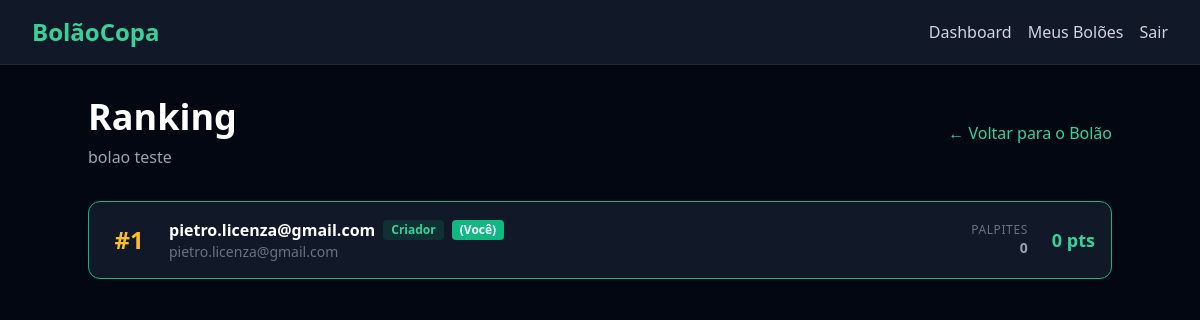
The app's page /pools/7/ranking/ (signed in) with its own data.
### pools/models.py (models this page shows, shortened)
class Pool(models.Model):
    name = models.CharField(max_length=100)
    description = models.TextField(blank=True)
    invite_token = models.UUIDField(default=uuid.uuid4, unique=True)
    created_by = models.ForeignKey(
        settings.AUTH_USER_MODEL,
        on_delete=models.CASCADE,
        related_name='created_pools',
    )
    created_at = models.DateTimeField(auto_now_add=True)
    updated_at = models.DateTimeField(auto_now=True)

### users/models.py (models this page shows, shortened)
class CustomUser(AbstractUser):
    email = models.EmailField(unique=True)
    created_at = models.DateTimeField(auto_now_add=True)
    updated_at = models.DateTimeField(auto_now=True)
    username = None
    USERNAME_FIELD = 'email'
    REQUIRED_FIELDS = []
    objects = CustomUserManager()

### rankings/views.py (the view)
class PoolRankingListView(LoginRequiredMixin, ListView):
    template_name = 'rankings/pool_ranking.html'
    context_object_name = 'ranking_items'
    def dispatch(self, request, *args, **kwargs):
        self.pool = get_object_or_404(Pool, pk=kwargs['pool_id'])
        if not PoolMember.objects.filter(
            pool=self.pool,
            user=request.user,
        ).exists():
            messages.error(request, 'Voce precisa ser membro deste bolao.')
            return redirect(reverse('pool_detail', kwargs={'pk': self.pool.pk}))
        return super().dispatch(request, *args, **kwargs)
    def get_queryset(self):
        members = PoolMember.objects.filter(
            pool=self.pool,
        ).select_related('user').annotate(
            total_points=Sum(
                'user__predictions__points',
                filter=Q(user__predictions__pool=self.pool),
            ),
            predictions_count=Count(
                'user__predictions',
                filter=Q(user__predictions__pool=self.pool),
            ),
        ).order_by('-total_points', 'joined_at')
        return members
    def get_context_data(self, **kwargs):
        context = super().get_context_data(**kwargs)
        items = []
        for index, m in enumerate(context['ranking_items'], start=1):
            items.append({
                'position': index,
                'name': m.user.get_full_name() or m.user.email,
                'email': m.user.email,
                'is_creator': m.user == self.pool.created_by,
                'is_current_user': m.user == self.request.user,
                'total_points': m.total_points or 0,
                'predictions_count': m.predictions_count or 0,
            })
        context['ranking_items'] = items
        context['pool'] = self.pool
        return context

### templates/rankings/pool_ranking.html (shortened to what this page needs)
{% extends 'base.html' %}
{% block content %}
<div class='max-w-5xl mx-auto'>
    <div class='flex items-center justify-between mb-8'>
        <div>
            <h1 class='text-3xl md:text-4xl font-bold text-white'>Ranking</h1>
            <p class='text-gray-400 mt-2'>{{ pool.name }}</p>
        </div>
        <a href='{% url "pool_detail" pk=pool.pk %}' class='text-emerald-400 hover:text-emerald-300 transition-colors duration-200'>
            &larr; Voltar para o Bolão
        </a>
    </div>
    {% if ranking_items %}
        <div class='space-y-3'>
            {% for item in ranking_items %}
                <div class='bg-gray-900 border {% if item.is_current_user %}border-emerald-500 bg-emerald-600/10{% else %}border-gray-700{% endif %} rounded-xl p-4 flex items-center justify-between transition-colors duration-200'>
                    <div class='flex items-center gap-4 flex-1 min-w-0'>
                        <div class='w-12 text-center shrink-0'>
                            {% if item.position == 1 %}
                                <span class='text-2xl font-bold text-amber-400'>#1</span>
                            {% elif item.position == 2 %}
                                <span class='text-2xl font-bold text-gray-300'>#2</span>
                            {% elif item.position == 3 %}
                                <span class='text-2xl font-bold text-amber-600'>#3</span>
                            {% else %}
                                <span class='text-2xl font-bold text-gray-500'>#{{ item.position }}</span>
                            {% endif %}
                        </div>
                        <div class='min-w-0 flex-1'>
                            <div class='flex items-center gap-2 flex-wrap'>
                                <p class='text-white font-semibold truncate'>{{ item.name }}</p>
                                {% if item.is_creator %}
                                    <span class='bg-emerald-600/20 text-emerald-400 text-xs font-semibold px-2 py-0.5 rounded shrink-0'>Criador</span>
                                {% endif %}
                                {% if item.is_current_user %}
                                    <span class='bg-emerald-500 text-white text-xs font-semibold px-2 py-0.5 rounded shrink-0'>(Você)</span>
                                {% endif %}
                            </div>
                            <p class='text-gray-500 text-sm truncate'>{{ item.email }}</p>
                        </div>
                    </div>
                    <div class='flex items-center gap-6 shrink-0 ml-4'>
                        <div class='text-right hidden sm:block'>
                            <p class='text-gray-500 text-xs uppercase tracking-wider'>Palpites</p>
                            <p class='text-gray-400 text-sm font-semibold'>{{ item.predictions_count }}</p>
                        </div>
                        <div class='text-right'>
                            <p class='text-emerald-400 font-bold text-lg whitespace-nowrap'>{{ item.total_points }} pts</p>
                        </div>
                    </div>
                </div>
            {% endfor %}
        </div>
    {% endif %}
</div>
{% endblock %}

### records on screen
Pool: name "bolao teste"
CustomUser: name "pietro.licenza@gmail.com", email "pietro.licenza@gmail.com"

### other values on screen
{{ item.predictions_count }} "0"
{{ item.total_points }} "0"
